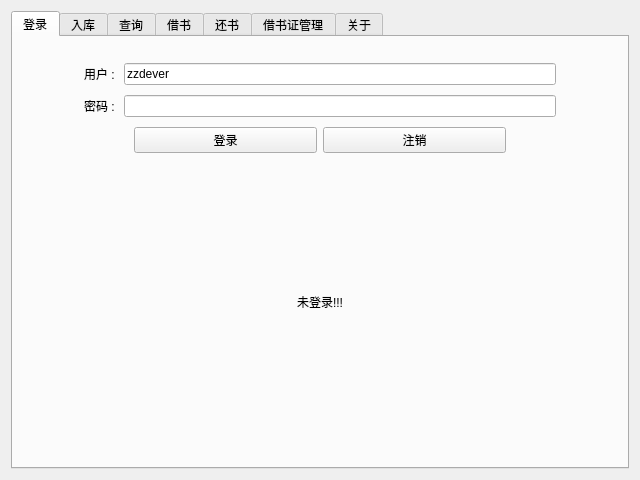
<?xml version="1.0" encoding="UTF-8"?>
<ui version="4.0">
 <class>MainWindow</class>
 <widget class="QMainWindow" name="MainWindow">
  <property name="geometry">
   <rect>
    <x>0</x>
    <y>0</y>
    <width>640</width>
    <height>480</height>
   </rect>
  </property>
  <property name="minimumSize">
   <size>
    <width>400</width>
    <height>300</height>
   </size>
  </property>
  <property name="maximumSize">
   <size>
    <width>800</width>
    <height>600</height>
   </size>
  </property>
  <property name="windowTitle">
   <string>图书馆管理系统</string>
  </property>
  <widget class="QWidget" name="centralWidget">
   <property name="enabled">
    <bool>true</bool>
   </property>
   <property name="sizePolicy">
    <sizepolicy hsizetype="Expanding" vsizetype="Expanding">
     <horstretch>0</horstretch>
     <verstretch>0</verstretch>
    </sizepolicy>
   </property>
   <property name="minimumSize">
    <size>
     <width>400</width>
     <height>300</height>
    </size>
   </property>
   <property name="maximumSize">
    <size>
     <width>800</width>
     <height>600</height>
    </size>
   </property>
   <layout class="QHBoxLayout" name="mainLayout">
    <item>
     <layout class="QVBoxLayout" name="centralLayout">
      <item>
       <widget class="QTabWidget" name="tabWidget">
        <property name="currentIndex">
         <number>0</number>
        </property>
        <widget class="QWidget" name="loginTab">
         <attribute name="title">
          <string>登录</string>
         </attribute>
         <layout class="QVBoxLayout" name="loginTabLayout">
          <item>
           <layout class="QVBoxLayout" name="loginLayout">
            <property name="spacing">
             <number>10</number>
            </property>
            <property name="leftMargin">
             <number>60</number>
            </property>
            <property name="topMargin">
             <number>15</number>
            </property>
            <property name="rightMargin">
             <number>60</number>
            </property>
            <property name="bottomMargin">
             <number>15</number>
            </property>
            <item>
             <layout class="QHBoxLayout" name="userLayout">
              <item>
               <widget class="QLabel" name="userLabel">
                <property name="text">
                 <string>用户 : </string>
                </property>
               </widget>
              </item>
              <item>
               <widget class="QLineEdit" name="userEdit">
                <property name="locale">
                 <locale language="Chinese" country="China"/>
                </property>
                <property name="inputMask">
                 <string notr="true"/>
                </property>
                <property name="text">
                 <string>zzdever</string>
                </property>
               </widget>
              </item>
             </layout>
            </item>
            <item>
             <layout class="QHBoxLayout" name="pwLayout">
              <item>
               <widget class="QLabel" name="pwLabel">
                <property name="text">
                 <string>密码 : </string>
                </property>
               </widget>
              </item>
              <item>
               <widget class="QLineEdit" name="pwEdit">
                <property name="text">
                 <string/>
                </property>
               </widget>
              </item>
             </layout>
            </item>
            <item>
             <layout class="QHBoxLayout" name="buttonLayout">
              <property name="leftMargin">
               <number>50</number>
              </property>
              <property name="rightMargin">
               <number>50</number>
              </property>
              <item>
               <widget class="QPushButton" name="loginButton">
                <property name="text">
                 <string>登录</string>
                </property>
               </widget>
              </item>
              <item>
               <widget class="QPushButton" name="logoutButton">
                <property name="text">
                 <string>注销</string>
                </property>
               </widget>
              </item>
             </layout>
            </item>
            <item>
             <widget class="QLabel" name="logInfoLabel">
              <property name="text">
               <string>未登录!!!</string>
              </property>
              <property name="textFormat">
               <enum>Qt::AutoText</enum>
              </property>
              <property name="alignment">
               <set>Qt::AlignCenter</set>
              </property>
              <property name="wordWrap">
               <bool>false</bool>
              </property>
             </widget>
            </item>
           </layout>
          </item>
         </layout>
        </widget>
        <widget class="QWidget" name="insertTab">
         <attribute name="title">
          <string>入库</string>
         </attribute>
         <layout class="QGridLayout" name="insertTabLayout">
          <item row="0" column="0">
           <widget class="QLabel" name="singleInsertLabel">
            <property name="text">
             <string>单本入库 : </string>
            </property>
           </widget>
          </item>
          <item row="0" column="1">
           <layout class="QGridLayout" name="singleInsertLayout">
            <property name="leftMargin">
             <number>10</number>
            </property>
            <property name="rightMargin">
             <number>10</number>
            </property>
            <property name="horizontalSpacing">
             <number>10</number>
            </property>
            <property name="verticalSpacing">
             <number>20</number>
            </property>
            <item row="0" column="0">
             <layout class="QHBoxLayout" name="bnoLayout">
              <item>
               <widget class="QLabel" name="bnoLabel">
                <property name="text">
                 <string>书号: </string>
                </property>
               </widget>
              </item>
              <item>
               <widget class="QLineEdit" name="bnoEdit"/>
              </item>
             </layout>
            </item>
            <item row="0" column="1">
             <layout class="QHBoxLayout" name="categoryLayout">
              <item>
               <widget class="QLabel" name="categoryLabel">
                <property name="text">
                 <string>类别 : </string>
                </property>
               </widget>
              </item>
              <item>
               <widget class="QLineEdit" name="categoryEdit"/>
              </item>
             </layout>
            </item>
            <item row="1" column="0">
             <layout class="QHBoxLayout" name="titleLayout">
              <item>
               <widget class="QLabel" name="titleLabel">
                <property name="text">
                 <string>书名 : </string>
                </property>
               </widget>
              </item>
              <item>
               <widget class="QLineEdit" name="titleEdit"/>
              </item>
             </layout>
            </item>
            <item row="1" column="1">
             <layout class="QHBoxLayout" name="pressLayout">
              <item>
               <widget class="QLabel" name="pressLabel">
                <property name="text">
                 <string>出版社 : </string>
                </property>
               </widget>
              </item>
              <item>
               <widget class="QLineEdit" name="pressEdit"/>
              </item>
             </layout>
            </item>
            <item row="2" column="0">
             <layout class="QHBoxLayout" name="yearLayout">
              <item>
               <widget class="QLabel" name="yearLabel">
                <property name="text">
                 <string>年份 : </string>
                </property>
               </widget>
              </item>
              <item>
               <widget class="QLineEdit" name="yearEdit"/>
              </item>
             </layout>
            </item>
            <item row="2" column="1">
             <layout class="QHBoxLayout" name="authorLayout">
              <item>
               <widget class="QLabel" name="authorLabel">
                <property name="text">
                 <string>作者 : </string>
                </property>
               </widget>
              </item>
              <item>
               <widget class="QLineEdit" name="authorEdit"/>
              </item>
             </layout>
            </item>
            <item row="3" column="0">
             <layout class="QHBoxLayout" name="priceLayout">
              <item>
               <widget class="QLabel" name="priceLabel">
                <property name="text">
                 <string>价格 : </string>
                </property>
               </widget>
              </item>
              <item>
               <widget class="QLineEdit" name="priceEdit"/>
              </item>
             </layout>
            </item>
            <item row="3" column="1">
             <layout class="QHBoxLayout" name="totalLayout">
              <item>
               <widget class="QLabel" name="totalLabel">
                <property name="text">
                 <string>数量</string>
                </property>
               </widget>
              </item>
              <item>
               <widget class="QLineEdit" name="totalEdit"/>
              </item>
             </layout>
            </item>
            <item row="4" column="0" colspan="2">
             <widget class="QPushButton" name="singleInsertButton">
              <property name="text">
               <string>入库</string>
              </property>
             </widget>
            </item>
           </layout>
          </item>
          <item row="2" column="0">
           <widget class="QLabel" name="muliInsertLabel">
            <property name="text">
             <string>批量入库 : </string>
            </property>
           </widget>
          </item>
          <item row="2" column="1">
           <widget class="QPushButton" name="muliInsertButton">
            <property name="text">
             <string>选择文件</string>
            </property>
           </widget>
          </item>
         </layout>
        </widget>
        <widget class="QWidget" name="selectTab">
         <attribute name="title">
          <string>查询</string>
         </attribute>
         <layout class="QVBoxLayout" name="selectTabLayout">
          <item>
           <layout class="QGridLayout" name="selectInfoLayout">
            <item row="2" column="2">
             <widget class="QPushButton" name="selectButton">
              <property name="text">
               <string>查询</string>
              </property>
             </widget>
            </item>
            <item row="1" column="2">
             <layout class="QHBoxLayout" name="priceSelectLayout">
              <item>
               <widget class="QLabel" name="priceSelectLabel">
                <property name="text">
                 <string>价格 : </string>
                </property>
               </widget>
              </item>
              <item>
               <widget class="QDoubleSpinBox" name="priceFromSpin">
                <property name="maximum">
                 <double>9999.000000000000000</double>
                </property>
                <property name="singleStep">
                 <double>0.100000000000000</double>
                </property>
                <property name="value">
                 <double>0.000000000000000</double>
                </property>
               </widget>
              </item>
              <item>
               <widget class="QLabel" name="priceToLabel">
                <property name="text">
                 <string>到</string>
                </property>
                <property name="alignment">
                 <set>Qt::AlignCenter</set>
                </property>
               </widget>
              </item>
              <item>
               <widget class="QDoubleSpinBox" name="priceToSpin">
                <property name="maximum">
                 <double>9999.000000000000000</double>
                </property>
                <property name="singleStep">
                 <double>0.100000000000000</double>
                </property>
                <property name="value">
                 <double>100.000000000000000</double>
                </property>
               </widget>
              </item>
             </layout>
            </item>
            <item row="1" column="0">
             <layout class="QHBoxLayout" name="yearSelectLayout">
              <item>
               <widget class="QLabel" name="yearSelectLabel">
                <property name="text">
                 <string>年份 : </string>
                </property>
               </widget>
              </item>
              <item>
               <widget class="QSpinBox" name="yearFromSpin">
                <property name="maximum">
                 <number>2100</number>
                </property>
                <property name="value">
                 <number>1900</number>
                </property>
               </widget>
              </item>
              <item>
               <widget class="QLabel" name="yearToLabel">
                <property name="text">
                 <string>到</string>
                </property>
                <property name="alignment">
                 <set>Qt::AlignCenter</set>
                </property>
               </widget>
              </item>
              <item>
               <widget class="QSpinBox" name="yearToSpin">
                <property name="maximum">
                 <number>2100</number>
                </property>
                <property name="value">
                 <number>2014</number>
                </property>
               </widget>
              </item>
             </layout>
            </item>
            <item row="0" column="2">
             <layout class="QHBoxLayout" name="pressSeclectLayout">
              <item>
               <widget class="QLabel" name="pressSelectLabel">
                <property name="text">
                 <string>出版社 : </string>
                </property>
               </widget>
              </item>
              <item>
               <widget class="QLineEdit" name="pressSelectEdit"/>
              </item>
             </layout>
            </item>
            <item row="0" column="1">
             <layout class="QHBoxLayout" name="titleSelectLayout">
              <item>
               <widget class="QLabel" name="titleSelectLabel">
                <property name="text">
                 <string>书名 : </string>
                </property>
               </widget>
              </item>
              <item>
               <widget class="QLineEdit" name="titleSelectEdit"/>
              </item>
             </layout>
            </item>
            <item row="1" column="1">
             <layout class="QHBoxLayout" name="authorSelectLayout">
              <item>
               <widget class="QLabel" name="authorSelectLabel">
                <property name="text">
                 <string>作者 : </string>
                </property>
               </widget>
              </item>
              <item>
               <widget class="QLineEdit" name="authorSelectEdit"/>
              </item>
             </layout>
            </item>
            <item row="0" column="0">
             <layout class="QHBoxLayout" name="categorySelectLayout">
              <item>
               <widget class="QLabel" name="categorySelectLabel_2">
                <property name="text">
                 <string>类别 : </string>
                </property>
               </widget>
              </item>
              <item>
               <widget class="QLineEdit" name="categorySelectEdit"/>
              </item>
             </layout>
            </item>
            <item row="2" column="0">
             <layout class="QHBoxLayout" name="isbnSelectLayout">
              <item>
               <widget class="QLabel" name="isbnSelectLabel">
                <property name="text">
                 <string>ISBN : </string>
                </property>
               </widget>
              </item>
              <item>
               <widget class="QLineEdit" name="isbnSelectEdit"/>
              </item>
             </layout>
            </item>
           </layout>
          </item>
          <item>
           <widget class="QTableWidget" name="bookTable">
            <column>
             <property name="text">
              <string>书号</string>
             </property>
            </column>
            <column>
             <property name="text">
              <string>类别</string>
             </property>
            </column>
            <column>
             <property name="text">
              <string>书名</string>
             </property>
            </column>
            <column>
             <property name="text">
              <string>出版社</string>
             </property>
            </column>
            <column>
             <property name="text">
              <string>年份</string>
             </property>
            </column>
            <column>
             <property name="text">
              <string>作者</string>
             </property>
            </column>
            <column>
             <property name="text">
              <string>价格</string>
             </property>
            </column>
            <column>
             <property name="text">
              <string>总藏书量</string>
             </property>
            </column>
            <column>
             <property name="text">
              <string>库存</string>
             </property>
            </column>
           </widget>
          </item>
         </layout>
        </widget>
        <widget class="QWidget" name="borrowTab">
         <attribute name="title">
          <string>借书</string>
         </attribute>
         <layout class="QVBoxLayout" name="borrowTabLayout">
          <property name="spacing">
           <number>20</number>
          </property>
          <property name="leftMargin">
           <number>20</number>
          </property>
          <property name="topMargin">
           <number>20</number>
          </property>
          <property name="rightMargin">
           <number>20</number>
          </property>
          <property name="bottomMargin">
           <number>20</number>
          </property>
          <item>
           <layout class="QHBoxLayout" name="borrowCardLayout">
            <item>
             <widget class="QLabel" name="borrowCardLabel">
              <property name="text">
               <string>输入借书证号 : </string>
              </property>
             </widget>
            </item>
            <item>
             <widget class="QLineEdit" name="borrowCardEdit"/>
            </item>
            <item>
             <widget class="QPushButton" name="borrowCardButton">
              <property name="text">
               <string>查询</string>
              </property>
             </widget>
            </item>
           </layout>
          </item>
          <item>
           <widget class="QTableWidget" name="borrowCardTable">
            <column>
             <property name="text">
              <string>借书证号</string>
             </property>
            </column>
            <column>
             <property name="text">
              <string>书号</string>
             </property>
            </column>
            <column>
             <property name="text">
              <string>借阅时间</string>
             </property>
            </column>
            <column>
             <property name="text">
              <string>归还时间</string>
             </property>
            </column>
            <column>
             <property name="text">
              <string>超时罚款</string>
             </property>
            </column>
            <column>
             <property name="text">
              <string>经手人</string>
             </property>
            </column>
           </widget>
          </item>
          <item>
           <layout class="QHBoxLayout" name="borrowLayout">
            <item>
             <widget class="QLabel" name="borrowLabel">
              <property name="text">
               <string>书号 : </string>
              </property>
             </widget>
            </item>
            <item>
             <widget class="QLineEdit" name="borrowEdit"/>
            </item>
            <item>
             <widget class="QPushButton" name="borrowButton">
              <property name="text">
               <string>借阅</string>
              </property>
             </widget>
            </item>
           </layout>
          </item>
         </layout>
        </widget>
        <widget class="QWidget" name="returnTab">
         <attribute name="title">
          <string>还书</string>
         </attribute>
         <layout class="QVBoxLayout" name="returnTabLayout">
          <property name="spacing">
           <number>20</number>
          </property>
          <property name="leftMargin">
           <number>20</number>
          </property>
          <property name="topMargin">
           <number>20</number>
          </property>
          <property name="rightMargin">
           <number>20</number>
          </property>
          <property name="bottomMargin">
           <number>20</number>
          </property>
          <item>
           <layout class="QHBoxLayout" name="returnCardLayout">
            <item>
             <widget class="QLabel" name="returnCardLabel">
              <property name="text">
               <string>输入借书证号 : </string>
              </property>
             </widget>
            </item>
            <item>
             <widget class="QLineEdit" name="returnCardEdit"/>
            </item>
            <item>
             <widget class="QPushButton" name="returnCardButton">
              <property name="text">
               <string>查询</string>
              </property>
             </widget>
            </item>
           </layout>
          </item>
          <item>
           <widget class="QTableWidget" name="returnCardTable">
            <column>
             <property name="text">
              <string>借书证号</string>
             </property>
            </column>
            <column>
             <property name="text">
              <string>书号</string>
             </property>
            </column>
            <column>
             <property name="text">
              <string>借阅时间</string>
             </property>
            </column>
            <column>
             <property name="text">
              <string>归还时间</string>
             </property>
            </column>
            <column>
             <property name="text">
              <string>超时罚款</string>
             </property>
            </column>
            <column>
             <property name="text">
              <string>经手人</string>
             </property>
            </column>
           </widget>
          </item>
          <item>
           <layout class="QHBoxLayout" name="returnLayout">
            <item>
             <widget class="QLabel" name="returnLabel">
              <property name="text">
               <string>书号 : </string>
              </property>
             </widget>
            </item>
            <item>
             <widget class="QLineEdit" name="returnEdit"/>
            </item>
            <item>
             <widget class="QPushButton" name="returnButton">
              <property name="text">
               <string>归还</string>
              </property>
             </widget>
            </item>
           </layout>
          </item>
         </layout>
        </widget>
        <widget class="QWidget" name="cardTab">
         <attribute name="title">
          <string>借书证管理</string>
         </attribute>
         <layout class="QVBoxLayout" name="cardTabLayout">
          <property name="spacing">
           <number>30</number>
          </property>
          <property name="leftMargin">
           <number>20</number>
          </property>
          <property name="topMargin">
           <number>20</number>
          </property>
          <property name="rightMargin">
           <number>20</number>
          </property>
          <property name="bottomMargin">
           <number>20</number>
          </property>
          <item>
           <layout class="QGridLayout" name="cardInsertLayout">
            <item row="0" column="0">
             <widget class="QLabel" name="cardInsertLabel">
              <property name="text">
               <string>增加借书证 : </string>
              </property>
             </widget>
            </item>
            <item row="0" column="1">
             <layout class="QHBoxLayout" name="cnoInsertLayout">
              <item>
               <widget class="QLabel" name="cnoInsertLabel">
                <property name="text">
                 <string>卡号 : </string>
                </property>
               </widget>
              </item>
              <item>
               <widget class="QLineEdit" name="cnoInsertEdit"/>
              </item>
             </layout>
            </item>
            <item row="0" column="2">
             <layout class="QHBoxLayout" name="nameInsertLayout">
              <item>
               <widget class="QLabel" name="nameInsertLabel">
                <property name="text">
                 <string>姓名 : </string>
                </property>
               </widget>
              </item>
              <item>
               <widget class="QLineEdit" name="nameInsertEdit"/>
              </item>
             </layout>
            </item>
            <item row="1" column="1">
             <layout class="QHBoxLayout" name="depInsertLayout">
              <item>
               <widget class="QLabel" name="depInsertLabel">
                <property name="text">
                 <string>部门 : </string>
                </property>
               </widget>
              </item>
              <item>
               <widget class="QLineEdit" name="depInsertEdit"/>
              </item>
             </layout>
            </item>
            <item row="1" column="2">
             <layout class="QHBoxLayout" name="typeInsertLayout">
              <item>
               <widget class="QLabel" name="typeInsertLabel">
                <property name="text">
                 <string>类型 : </string>
                </property>
               </widget>
              </item>
              <item>
               <widget class="QLineEdit" name="typeInsertEdit"/>
              </item>
             </layout>
            </item>
            <item row="2" column="2">
             <widget class="QPushButton" name="cardInsertButton">
              <property name="text">
               <string>增加借书证</string>
              </property>
             </widget>
            </item>
           </layout>
          </item>
          <item>
           <layout class="QGridLayout" name="cardDeleteLayout">
            <item row="0" column="0">
             <widget class="QLabel" name="cardDeleteLabel">
              <property name="text">
               <string>删除借书证 : </string>
              </property>
             </widget>
            </item>
            <item row="0" column="1">
             <layout class="QHBoxLayout" name="cnoDeleteLayout">
              <item>
               <widget class="QLabel" name="cnoDeleteLabel">
                <property name="text">
                 <string>卡号 : </string>
                </property>
               </widget>
              </item>
              <item>
               <widget class="QLineEdit" name="cnoDeleteEdit"/>
              </item>
             </layout>
            </item>
            <item row="0" column="2">
             <widget class="QPushButton" name="cardDeleteButton">
              <property name="text">
               <string>删除借书证</string>
              </property>
             </widget>
            </item>
           </layout>
          </item>
         </layout>
        </widget>
        <widget class="QWidget" name="tab_3">
         <attribute name="title">
          <string>关于</string>
         </attribute>
         <widget class="QLabel" name="label">
          <property name="geometry">
           <rect>
            <x>220</x>
            <y>30</y>
            <width>157</width>
            <height>19</height>
           </rect>
          </property>
          <property name="minimumSize">
           <size>
            <width>121</width>
            <height>0</height>
           </size>
          </property>
          <property name="font">
           <font>
            <pointsize>12</pointsize>
           </font>
          </property>
          <property name="text">
           <string>简洁图书馆管理客户端</string>
          </property>
         </widget>
         <widget class="QLabel" name="label_2">
          <property name="geometry">
           <rect>
            <x>260</x>
            <y>60</y>
            <width>81</width>
            <height>16</height>
           </rect>
          </property>
          <property name="text">
           <string>Version: 0.1</string>
          </property>
         </widget>
         <widget class="QLabel" name="label_3">
          <property name="geometry">
           <rect>
            <x>180</x>
            <y>120</y>
            <width>261</width>
            <height>31</height>
           </rect>
          </property>
          <property name="minimumSize">
           <size>
            <width>261</width>
            <height>16</height>
           </size>
          </property>
          <property name="text">
           <string>ppaanngggg: ppaanngggg@gmail.com</string>
          </property>
         </widget>
         <widget class="QLabel" name="label_4">
          <property name="geometry">
           <rect>
            <x>210</x>
            <y>160</y>
            <width>171</width>
            <height>21</height>
           </rect>
          </property>
          <property name="text">
           <string>子政: zzdever@gmail.com</string>
          </property>
         </widget>
         <widget class="QLabel" name="label_5">
          <property name="geometry">
           <rect>
            <x>240</x>
            <y>370</y>
            <width>111</width>
            <height>21</height>
           </rect>
          </property>
          <property name="font">
           <font>
            <pointsize>10</pointsize>
           </font>
          </property>
          <property name="text">
           <string>无所保留，自由传播</string>
          </property>
         </widget>
         <widget class="QLabel" name="label_6">
          <property name="geometry">
           <rect>
            <x>280</x>
            <y>400</y>
            <width>57</width>
            <height>15</height>
           </rect>
          </property>
          <property name="text">
           <string>2014.3</string>
          </property>
         </widget>
        </widget>
       </widget>
      </item>
     </layout>
    </item>
   </layout>
  </widget>
 </widget>
 <layoutdefault spacing="6" margin="11"/>
 <resources/>
 <connections/>
</ui>
